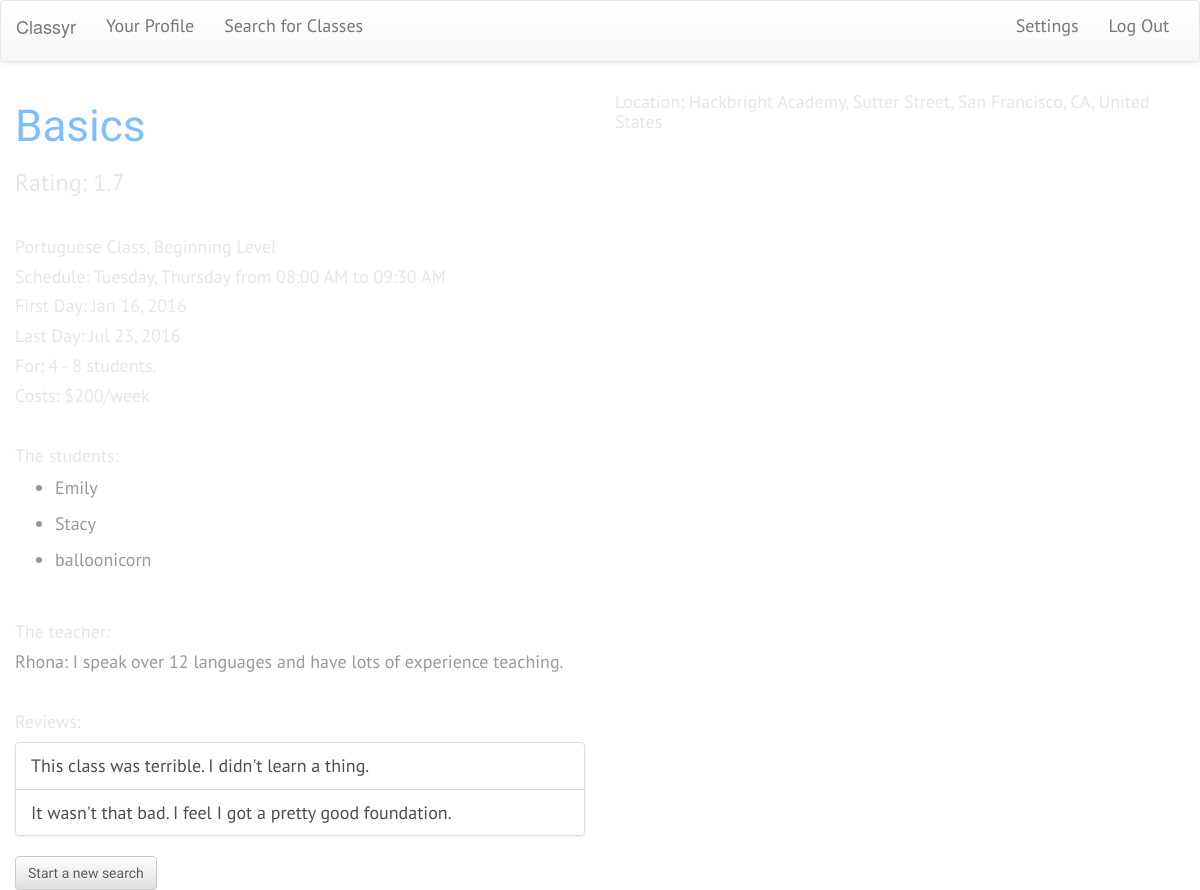
Page /class-info/3 (signed in) on the committed database.
### model.py (models this page shows, shortened)
class Classroom(db.Model):
    __tablename__ = "classes"
    class_id = db.Column(db.Integer, autoincrement=True, primary_key=True)
    class_name = db.Column(db.String(35), nullable=False)
    language = db.Column(db.String(40), nullable=False)
    level = db.Column(db.String, nullable=False)
    cost = db.Column(db.Integer, nullable=True)
    per_time = db.Column(db.String, nullable=False)
    base_price = db.Column(db.Float)
    min_students = db.Column(db.Integer, nullable=False)
    max_students = db.Column(db.Integer, nullable=False)
    address = db.Column(db.String, nullable=True)
    class_days = db.Column(db.String, nullable=False)
    start_date = db.Column(db.DateTime, nullable=False)
    end_date = db.Column(db.DateTime, nullable=True)
    start_time = db.Column(db.DateTime, nullable=False)
    end_time = db.Column(db.DateTime, nullable=False)
    rating = db.Column(db.Integer, nullable=True)
    rating_count = db.Column(db.Integer)
    create_date = db.Column(db.DateTime)
    c_count = db.Column(db.Integer)
    hide_reviews = db.Column(db.Boolean, default=0)

class User(db.Model):
    __tablename__ = "users"
    user_id = db.Column(db.Integer, primary_key=True, autoincrement=True)
    username = db.Column(db.String(40), nullable=False)
    email = db.Column(db.String(100), nullable=False)
    password = db.Column(db.String(30), nullable=False)
    fname = db.Column(db.String(60))
    lname = db.Column(db.String(100))
    is_teacher = db.Column(db.Boolean, nullable=False)
    image = db.Column(db.String(150))
    bio = db.Column(db.String(300))

class Review(db.Model):
    __tablename__ = "reviews"
    review_id = db.Column(db.Integer, primary_key=True, autoincrement=True)
    user_id = db.Column(db.Integer, db.ForeignKey('users.user_id'), nullable=True)
    class_id = db.Column(db.Integer, db.ForeignKey('classes.class_id'), nullable=True)
    review = db.Column(db.String, nullable=True)
    user_connect = db.relationship('User', backref=db.backref('reviews'))
    class_connect = db.relationship('Classroom', backref=db.backref('reviews'))
    def __repr__(self):
        return "<Relationship review={} class_id={}>".format(self.review, self.class_id)

### server.py (the view)
@app.route('/class-info/<int:url_id>')
def class_info(url_id):
    returned_classes = db.session.query(Classroom).filter(Classroom.class_id==url_id).first()
    all_class = db.session.query(User).join(ClassUser).filter(ClassUser.class_id==url_id).all()
    address=returned_classes.address
    day_join = str(returned_classes.class_days)
    day_join = re.sub('&',', ', day_join)
    days_split = re.sub('days=', '', day_join)
    print "DAYS_SPLIT: ", days_split
    starttime = returned_classes.start_time.strftime("%I:%M %p")
    endtime = returned_classes.end_time.strftime("%I:%M %p")
    startdate = returned_classes.start_date.strftime("%b %d, %Y")
    enddate = returned_classes.end_date.strftime("%b %d, %Y")
    rate_format = returned_classes.rating
    rate_format = "%.1f" % rate_format
    reviews = db.session.query(Review).filter(Review.class_id==url_id).all()
    for review in reviews:
        if len(review.review) > 10:
            print review
    if session.get("user_id"):
        logged_in = User.query.filter(User.user_id==session["user_id"]).first()
        print "look here: ", logged_in.is_teacher
        user_email = db.session.query(User).filter(User.user_id == session["user_id"]).first()
        user_username = user_email.username
        if logged_in.is_teacher == 0:
            print "if student, class: "
            print returned_classes.class_id
            return render_template("class-info.html", returned_classes=returned_classes, url_id=url_id, all_class=all_class,
                                                    logged_in=logged_in, starttime=starttime, endtime=endtime,
                                                    startdate=startdate, enddate=enddate, days_split=days_split,
                                                    reviews=reviews, rate_format=rate_format, user_username=user_username)
        else:
            print "if teacher, class: ", returned_classes.class_id
            return render_template("class-info-teacher.html", returned_classes=returned_classes, url_id=url_id,
                                                            logged_in=logged_in, starttime=starttime, endtime=endtime,
                                                            enddate=enddate, days_split=days_split, rate_format=rate_format,
                                                            reviews=reviews, startdate=startdate, all_class=all_class,
                                                            user_username=user_username)
    return render_template("class-info.html", returned_classes=returned_classes, url_id=url_id, all_class=all_class,
                                                logged_in=None, starttime=starttime, endtime=endtime, startdate=startdate,
                                                enddate=enddate, days_split=days_split, rate_format=rate_format,
                                                reviews=reviews)

### templates/class-info-teacher.html (shortened to what this page needs)
{% extends 'base.html' %}
{% block head %}
<link rel="stylesheet" type="text/css" src="static/map.css">
{% endblock %}
{% block body %}
  <div id="basic-class" class="col-sm-6 col-md-5 col-lg-6">
    <div>
      <h1>{{ returned_classes.class_name }}</h1>
    </div>
    <div>
      <h3>Rating: {{ rate_format }}</h3>
    </div>
  <br>
    <div>
      <h5 id="class-info">{{ returned_classes.language }} Class, {{ returned_classes.level }} Level</h5>
    </div>
    <div>
      <h5>Schedule: {{ days_split }} from {{ starttime }} to {{ endtime }}</h5>
    </div>
    <div>
      <h5>First Day: {{ startdate }}</h5>
        {% if returned_classes.end_date == "" %}
        <h5>This class is ongoing</h5>
        {% else %}
        <h5>Last Day: {{ enddate }}</h5>
        {% endif %}
    </div>
    <div>
      <h5>For: {{ returned_classes.min_students }} - {{ returned_classes.max_students }} students.</h5>
    </div>
    <div>
      {% if returned_classes.cost == 0 %}
        <h5>Costs: Free!</h5>
      {% else %}
        <h5>Costs: ${{ returned_classes.cost }}/{{ returned_classes.per_time }}</h5>
      {% endif %}
    </div>
<br>
    <div>
      <h5>The students:</h5>
        <ul>
          {% for stu in all_class %}
          {% if stu.is_teacher == 0 %}
              <li>{{ stu.username }}</li>
          {% endif %}
          {% endfor %}
        </ul>
<br>
      <h5>The teacher:</h5>
          {% for stu in all_class %}
          {% if stu.is_teacher == 1 %}
            <h4>{{ stu.username }}:  {{ stu.bio }}</h4>
          {% endif %}
          {% endfor %}
    </div>
<br>
    <div id="reviews">
      <h5>Reviews:</h5>
            {% if returned_classes.hide_reviews == 0 %}
            <ul class="list-group">
              {% for review in reviews %}
              <li class="list-group-item">{{ review.review }}</li>
              {% endfor %}
            </ul>
            {% endif %}
    </div>
    <div>
        <a href="/search"><button class="btn btn-default" name="return-search" id="return-search">Start a new search</button></a>
    </div>
  </div>
<div class="col-sm-6 col-md-5 col-md-offset-2 col-lg-6 col-lg-offset-0">
  <div>
    <h5>Location: {{ returned_classes.address }} </h5>
  </div>
  <div id="map" style="width: 400px; height: 400px"></div>
</div>
{% endblock %}

### static/map.css (style rules this page uses)
#map { height: 100%; width: 100%; }

### static/project.css (style rules this page uses)
body { background-image: url(/static/stardust.png) }
h1 { font-family: 'Courgette', cursive; font-size: 44px; color: #80bfff; }
h3 { font-family: 'PT Sans', sans-serif; font-size: 24px; color: #e6e6e6; }
h4 { font-family: 'PT Sans', sans-serif; font-size: 18px; color: #999999; }
h5 { font-family: 'PT Sans', sans-serif; font-size: 18px; color: #e6e6e6; }
li { font-family: 'PT Sans', sans-serif; font-size: 18px; color: #999999; padding-bottom: 10px; }
.list-group-item { color: #4d4d4d; }
.btn-default { font-family: 'Courgette', cursive; color: #595959; }

### rows in the picture
Classroom: class_name "Basics", language "Portuguese", level "Beginning", start_date "Jan 16, 2016", end_date "Jul 23, 2016", min_students "4", max_students "8", cost "200", per_time "week", address "Hackbright Academy, Sutter Street, San Francisco, CA, United States"
User: username "Emily"
User: username "Stacy"
User: username "balloonicorn"
User: username "Rhona", bio "I speak over 12 languages and have lots of experience teaching."
Review: review "This class was terrible. I didn't learn a thing."
Review: review "It wasn't that bad. I feel I got a pretty good foundation."

### other values in the picture
{{ rate_format }} "1.7"
{{ days_split }} "Tuesday, Thursday"
{{ starttime }} "08:00 AM"
{{ endtime }} "09:30 AM"
